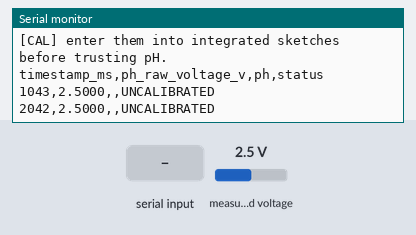
A sketch run on a simulated ESP32. Parts: the last lines printed to the serial monitor. Inputs (shaded band) come from the test bench; at power-on: measured voltage 2.5 V.

Above: at 2.2 s.
2.3 s: "CAL7\n" received over Serial
At 3.9 s:
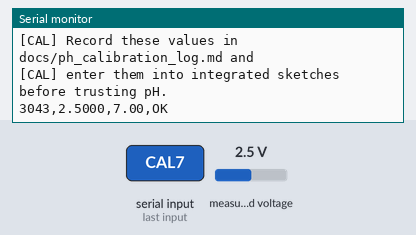
4.3 s: measured voltage set to 0.1 V
At 5.8 s:
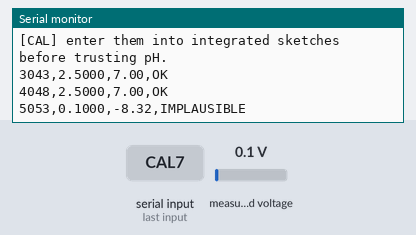
7.3 s: "CAL4\n" received over Serial
At 7.8 s:
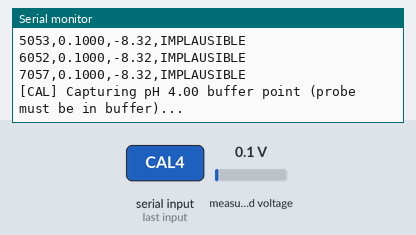
8.8 s: measured voltage set to 1.2 V
At 9.9 s:
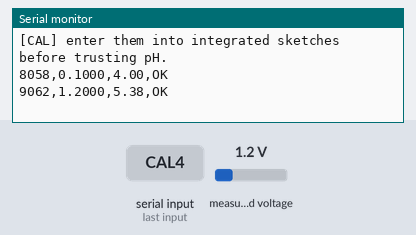
Timing chart, 0 to 11.3 s (numbered marks = the images above; inputs shaded):
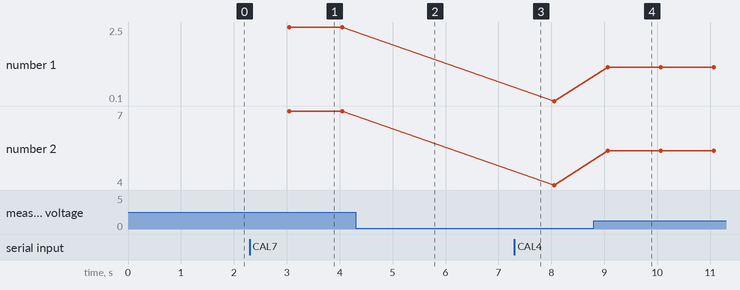

Measured:
- after the input at 2.3 s, the serial monitor: prints a new line at once (image 1)
- after the input at 4.3 s, the serial monitor: prints a new line after 0.75 s (image 2)
- after the input at 7.3 s, the serial monitor: prints a new line at once (image 3)
- after the input at 8.8 s, the serial monitor: prints a new line after 0.26 s (image 4)
- plotted number 1: 0.1 → 1.2 after the input at 8.8 s
- plotted number 2: 7 → 4 after the input at 7.3 s, 4 → 5.38 after the input at 8.8 s

The sketch:

ADS1115_pH_Bringup.ino
```cpp
/*
 * ADS1115 + SEN0161-V2 pH Bring-up - smart-tank Session 07
 *
 * Standalone validation BEFORE integrated testing:
 *   1. verify ADS1115 detected at 0x48 (SDA GPIO8, SCL GPIO9, ADDR->GND);
 *   2. read the SEN0161-V2 analog output on ADS1115 A1;
 *   3. run the two-point pH calibration workflow (pH 7.00 / pH 4.00 buffers).
 *
 * Wiring per 02_Hardware_Bringup guides:
 *   ADS1115 VDD -> 3.3V, ADDR -> GND; SEN0161-V2 module per its guide
 *   (module powered as specified, analog out -> A1, common GND).
 *
 * Serial commands at 115200:
 *   CAL7   - capture the current stable A1 voltage as the pH 7.00 point
 *   CAL4   - capture the current stable A1 voltage as the pH 4.00 point
 *   SHOWCAL- print the active calibration constants
 *
 * Captured constants must be recorded in docs/ph_calibration_log.md and
 * entered into integrated sketches before pH values are trusted.
 *
 * No Wi-Fi, no credentials, no other sensors in this sketch.
 */

#include <Wire.h>
#include <Adafruit_ADS1X15.h>

constexpr int SDA_PIN = 8;          // locked wiring (ADS1115 guide)
constexpr int SCL_PIN = 9;
constexpr uint8_t ADS_ADDR = 0x48;  // ADDR pin -> GND
constexpr int PH_CHANNEL = 1;       // SEN0161-V2 on A1 (baseline lock)

constexpr uint32_t REPORT_INTERVAL_MS = 1000;
constexpr int CAL_SAMPLES = 32;

Adafruit_ADS1115 ads;
bool adsReady = false;

// Two-point calibration constants. Placeholders follow the starter defaults;
// they become trustworthy only after CAL7/CAL4 capture in real buffers.
float ph7Voltage = 1.50f;
float ph4Voltage = 2.03f;
bool calibrated = false;

float readA1Voltage() {
  const int16_t raw = ads.readADC_SingleEnded(PH_CHANNEL);
  return ads.computeVolts(raw);
}

float captureAverageVoltage() {
  double sum = 0.0;
  for (int i = 0; i < CAL_SAMPLES; ++i) {
    sum += readA1Voltage();
    delay(10);
  }
  return static_cast<float>(sum / CAL_SAMPLES);
}

float phFromVoltage(float voltage) {
  const float denominator = ph7Voltage - ph4Voltage;
  if (fabs(denominator) < 0.0001f) return NAN;
  const float slope = (7.00f - 4.00f) / denominator;
  return 7.00f + slope * (voltage - ph7Voltage);
}

void printCalibration() {
  Serial.printf("[CAL] ph7Voltage=%.4f V, ph4Voltage=%.4f V, calibrated=%s\n",
                ph7Voltage, ph4Voltage, calibrated ? "yes" : "no");
  Serial.println("[CAL] Record these values in docs/ph_calibration_log.md and");
  Serial.println("[CAL] enter them into integrated sketches before trusting pH.");
}

void pollSerialCommands() {
  static String line;
  while (Serial.available()) {
    const char c = static_cast<char>(Serial.read());
    if (c == '\r') continue;
    if (c == '\n') {
      line.trim();
      line.toUpperCase();

      if (line == "CAL7") {
        Serial.println("[CAL] Capturing pH 7.00 buffer point (probe must be in buffer)...");
        ph7Voltage = captureAverageVoltage();
        Serial.printf("[CAL] pH 7.00 point captured: %.4f V\n", ph7Voltage);
        calibrated = true;
        printCalibration();
      } else if (line == "CAL4") {
        Serial.println("[CAL] Capturing pH 4.00 buffer point (probe must be in buffer)...");
        ph4Voltage = captureAverageVoltage();
        Serial.printf("[CAL] pH 4.00 point captured: %.4f V\n", ph4Voltage);
        calibrated = true;
        printCalibration();
      } else if (line == "SHOWCAL") {
        printCalibration();
      }

      line = "";
      continue;
    }
    if (line.length() < 32) line += c;
  }
}

void setup() {
  Serial.begin(115200);
  delay(1000);

  Serial.println();
  Serial.println("=== smart-tank S07 ADS1115 + pH standalone bring-up ===");
  Serial.printf("I2C: SDA=GPIO%d SCL=GPIO%d, expecting ADS1115 at 0x%02X\n",
                SDA_PIN, SCL_PIN, ADS_ADDR);

  Wire.begin(SDA_PIN, SCL_PIN);
  adsReady = ads.begin(ADS_ADDR, &Wire);

  if (!adsReady) {
    Serial.println("ERROR: ADS1115 not detected at 0x48.");
    Serial.println("Check wiring (VDD 3.3V, ADDR->GND), then retry.");
    return;
  }

  ads.setGain(GAIN_ONE);
  Serial.println("ADS1115 detected at 0x48, gain=1 (+/- 4.096 V).");
  Serial.println("pH input: SEN0161-V2 analog out -> ADS1115 A1.");
  Serial.println("Commands: CAL7 | CAL4 | SHOWCAL");
  printCalibration();

  Serial.println("timestamp_ms,ph_raw_voltage_v,ph,status");
}

void loop() {
  if (!adsReady) {
    delay(1000);
    return;
  }

  pollSerialCommands();

  static uint32_t lastReport = 0;
  if (millis() - lastReport < REPORT_INTERVAL_MS) {
    delay(5);
    return;
  }
  lastReport = millis();

  const float voltage = readA1Voltage();

  const char* status = calibrated ? "OK" : "UNCALIBRATED";
  float ph = NAN;
  if (calibrated) {
    ph = phFromVoltage(voltage);
    if (isnan(ph) || ph < -1.0f || ph > 15.0f) {
      status = "IMPLAUSIBLE";
    }
  }

  if (isnan(ph)) {
    Serial.printf("%lu,%.4f,,%s\n", (unsigned long)millis(), voltage, status);
  } else {
    Serial.printf("%lu,%.4f,%.2f,%s\n", (unsigned long)millis(), voltage, ph, status);
  }
}
```
